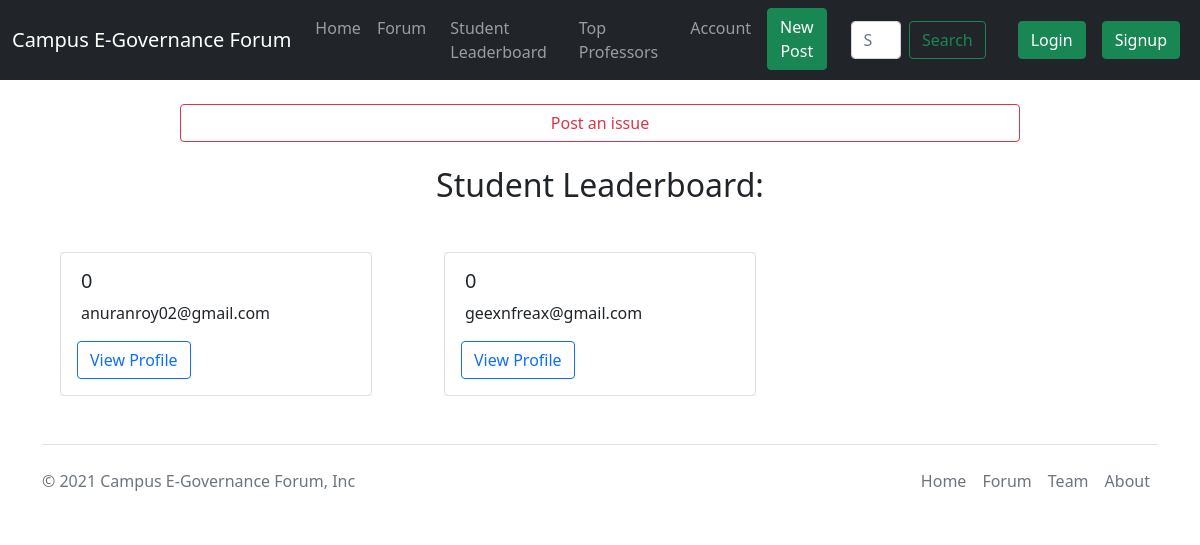
The app's page /forum/leaderboard/ with its own data.
### forum/models.py (models this page shows, shortened)
class UserProfile(models.Model):
    sno = models.AutoField(primary_key=True)
    user = models.ForeignKey(User, on_delete=models.CASCADE)
    username = models.CharField(max_length=255, unique=True)
    reputation = models.IntegerField(default=0)
    rollno = models.CharField(max_length=20, default='')
    facebook = models.CharField(max_length=150, default='#')
    twitter = models.CharField(max_length=150, default='#')
    instagram = models.CharField(max_length=150, default='#')
    linkedin = models.CharField(max_length=150, default='#')
    profilepic = models.ImageField(upload_to='forum/images/', blank=True)

### forum/views.py (the view)
# urls.py: path('leaderboard/',views.StudentLeaderBoard, name="StudentLeaderBoard"),
def StudentLeaderBoard(request):
    users = list(UserProfile.objects.all())
    users.sort(key = lambda x: x.reputation, reverse=True)
    params = {}
    params["page_title"] = "Student Leaderboard"
    params["users"] = users
    return render(request, 'forum/student/leaderboard.html', params)

### forum/templates/forum/student/leaderboard.html (shortened to what this page needs)
{% extends 'forum/base.html' %}
{% block body %}
<center><a href="newpost/" class="btn btn-outline-danger my-4" style="width: 70%;">Post an issue</a></center>
<h2 align="center">{{ page_title }}:</h2>
<div class="row my-4 mx-4">
    {% for i in users|slice:":" %}
    <div class="col-sm-4">
      <div class="card my-4 mx-4">
            <div class="card-body">
              <h5 class="card-title mx-1">{{ i.reputation }}</h5>
              <p class="card-text mx-1">{{ i.username|truncatechars:75 }}</p>
              <a href="/forum/user/{{i.username}}" class="btn btn-outline-primary">View Profile</a>
            </div>
      </div>
    </div>
    {% endfor %}
  </div>
{% endblock %}

### records on screen
UserProfile: reputation "0", username "anuranroy02@gmail.com"
UserProfile: reputation "0", username "geexnfreax@gmail.com"

### other values on screen
{{ page_title }} "Student Leaderboard"
